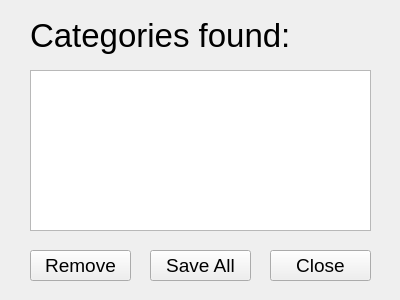
<?xml version="1.0" encoding="UTF-8"?>
<ui version="4.0">
 <class>Form_CategoriesFound</class>
 <widget class="QWidget" name="Form_CategoriesFound">
  <property name="geometry">
   <rect>
    <x>0</x>
    <y>0</y>
    <width>400</width>
    <height>300</height>
   </rect>
  </property>
  <property name="windowTitle">
   <string>Categories Found</string>
  </property>
  <widget class="QLabel" name="label_Categories_found">
   <property name="geometry">
    <rect>
     <x>30</x>
     <y>10</y>
     <width>331</width>
     <height>51</height>
    </rect>
   </property>
   <property name="font">
    <font>
     <pointsize>25</pointsize>
    </font>
   </property>
   <property name="text">
    <string>Categories found:</string>
   </property>
  </widget>
  <widget class="QPushButton" name="pushButton_SaveCategoriesFound">
   <property name="geometry">
    <rect>
     <x>150</x>
     <y>250</y>
     <width>101</width>
     <height>31</height>
    </rect>
   </property>
   <property name="font">
    <font>
     <pointsize>14</pointsize>
    </font>
   </property>
   <property name="text">
    <string>Save All</string>
   </property>
  </widget>
  <widget class="QPushButton" name="pushButton_CloseCategoriesFound">
   <property name="geometry">
    <rect>
     <x>270</x>
     <y>250</y>
     <width>101</width>
     <height>31</height>
    </rect>
   </property>
   <property name="font">
    <font>
     <pointsize>14</pointsize>
    </font>
   </property>
   <property name="text">
    <string>Close</string>
   </property>
  </widget>
  <widget class="QListWidget" name="listWidget_CategoriesFound">
   <property name="geometry">
    <rect>
     <x>30</x>
     <y>70</y>
     <width>341</width>
     <height>161</height>
    </rect>
   </property>
  </widget>
  <widget class="QPushButton" name="pushButton_RemoveCategory">
   <property name="geometry">
    <rect>
     <x>30</x>
     <y>250</y>
     <width>101</width>
     <height>31</height>
    </rect>
   </property>
   <property name="font">
    <font>
     <pointsize>14</pointsize>
    </font>
   </property>
   <property name="text">
    <string>Remove</string>
   </property>
  </widget>
 </widget>
 <resources/>
 <connections/>
</ui>
